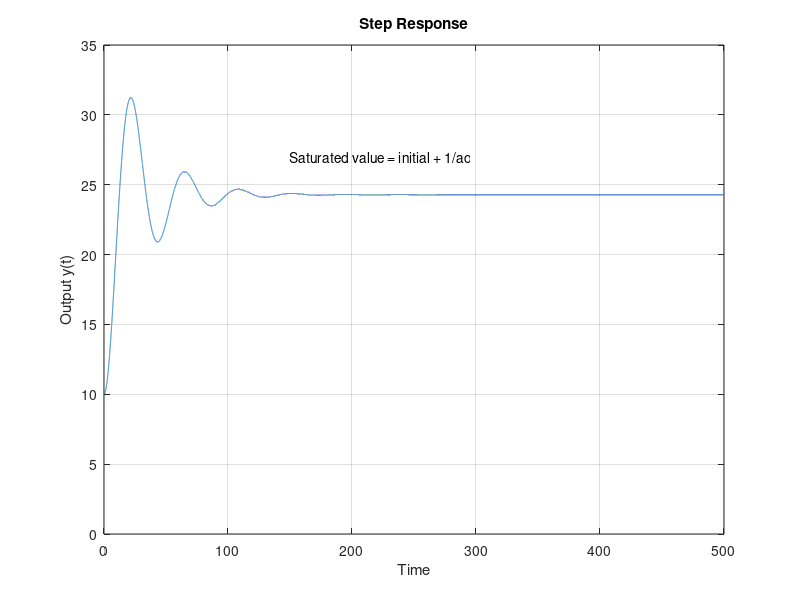

The MATLAB script that drew this image:
%use GrossCode2 instead
close all;
clear all;
ao=.07;
a2=ao*45;
a1=ao*3;
num=1/ao;
den=[a2/ao a1/ao ao/ao];
t=0:0.01:500;
initialsig=10;
sys=tf(num,den);
step(sys+initialsig,t)
title ('Step Response')
xlabel('Time')
ylabel('Output y(t)')
axis([0 500 0 35])
text(150,27,'Saturated value = initial + 1/ao')